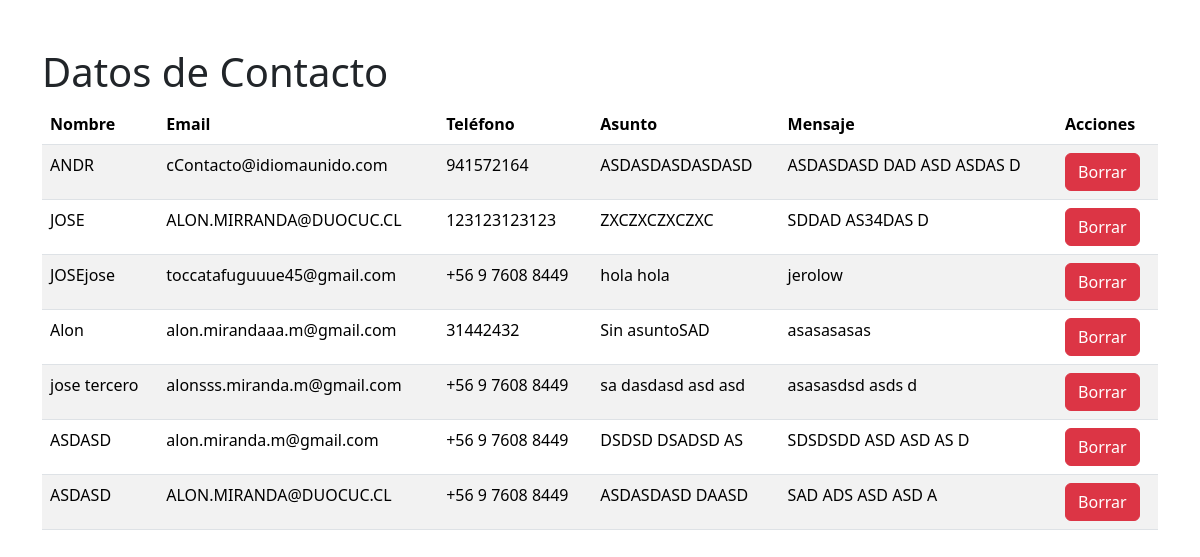
The app's page /visualizacion/ (signed in), older data.
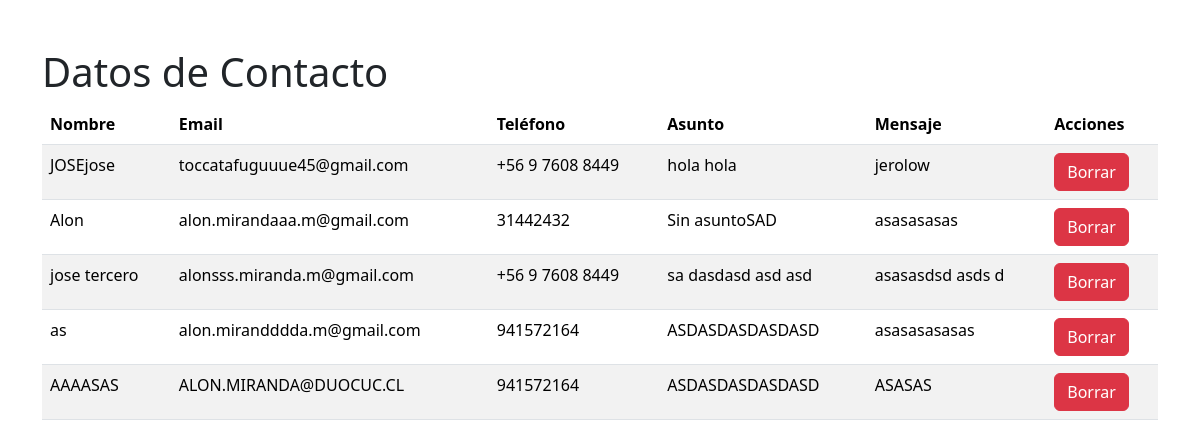
The same page, newer data.
### tienda/models.py (models this page shows, shortened)
class Contacto(models.Model):
    nombre = models.CharField(max_length=100)
    email = models.EmailField(unique=True)
    telefono = models.CharField(max_length=15)
    asunto = models.CharField(max_length=100, default='Sin asunto')
    mensaje = models.TextField(default='Sin mensaje')

### tienda/views.py (the view)
# urls.py: path('visualizacion/', views.visualizacion, name='visualizacion'),
@login_required  # Decorador: Solo usuario autentificado puede acceder
@user_passes_test(es_admin)  # Verificar si el usuario tiene privilegios de superusuario antes de permitir el acceso a la función.
def visualizacion(request):
    contactos = Contacto.objects.all()  # Obtiene todos los registros del modelo Contacto
    return render(request, 'tienda/visualizacion.html', {'contactos': contactos})  # Renderiza la plantilla 'visualizacion.html' pasando los contactos como contexto

### tienda/views.py (called while the page is built)
def es_admin(user):
    return user.is_superuser

### tienda/templates/tienda/visualizacion.html (shortened to what this page needs)
<!DOCTYPE html>
<html lang="en">
<head>
    {% load static %}
    <link href="https://cdn.jsdelivr.net/npm/bootstrap@5.3.3/dist/css/bootstrap.min.css" rel="stylesheet" />
</head>
<body>
    <div class="container mt-5">
        <h1>Datos de Contacto</h1>
        <table class="table table-striped">
            <thead>
                <tr>
                    <th>Nombre</th>
                    <th>Email</th>
                    <th>Teléfono</th>
                    <th>Asunto</th>
                    <th>Mensaje</th>
                    <th>Acciones</th>
                </tr>
            </thead>
            <tbody>
                {% for contacto in contactos %}  {% comment %} Iterar en contactos y renderizar cada contacto {% endcomment %}
                <tr>
                    <td>{{ contacto.nombre }}</td>
                    <td>{{ contacto.email }}</td>
                    <td>{{ contacto.telefono }}</td>
                    <td>{{ contacto.asunto }}</td>
                    <td>{{ contacto.mensaje }}</td>
                    <td>
                        <form method="post" action="{% url 'eliminar_contacto' contacto.id %}">
                            <button type="submit" class="btn btn-danger">Borrar</button>
                        </form>
                    </td>
                </tr>
                {% endfor %}
            </tbody>
        </table>
    </div>
</body>
</html>

Row changes from the older to the newer data that the page shows:
removed Contacto: nombre "ANDR", email "cContacto@idiomaunido.com", telefono "941572164", asunto "ASDASDASDASDASD", mensaje "ASDASDASD DAD ASD ASDAS D"
removed Contacto: nombre "JOSE", email "ALON.MIRRANDA@DUOCUC.CL", telefono "123123123123", asunto "ZXCZXCZXCZXC", mensaje "SDDAD AS34DAS D"
removed Contacto: nombre "ASDASD", email "alon.miranda.m@gmail.com", telefono "+56 9 7608 8449", asunto "DSDSD DSADSD AS", mensaje "SDSDSDD ASD ASD AS D"
removed Contacto: nombre "ASDASD", email "ALON.MIRANDA@DUOCUC.CL", telefono "+56 9 7608 8449", asunto "ASDASDASD DAASD", mensaje "SAD ADS ASD ASD A"
added Contacto: nombre "as", email "alon.mirandddda.m@gmail.com", telefono "941572164", asunto "ASDASDASDASDASD", mensaje "asasasasasas"
added Contacto: nombre "AAAASAS", email "ALON.MIRANDA@DUOCUC.CL", telefono "941572164", asunto "ASDASDASDASDASD", mensaje "ASASAS"
